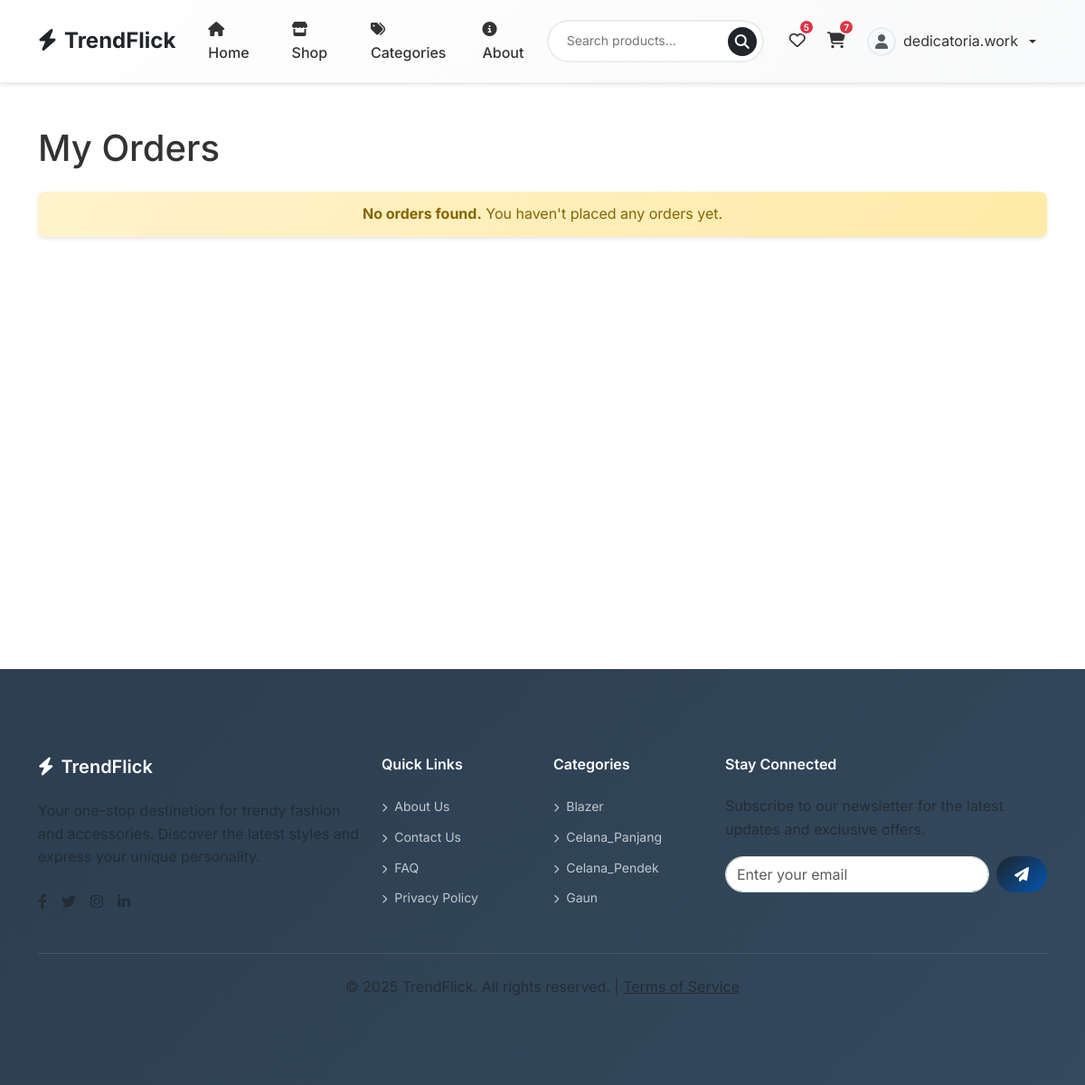
The page /users/orders/ (signed in) on the database as committed earlier.
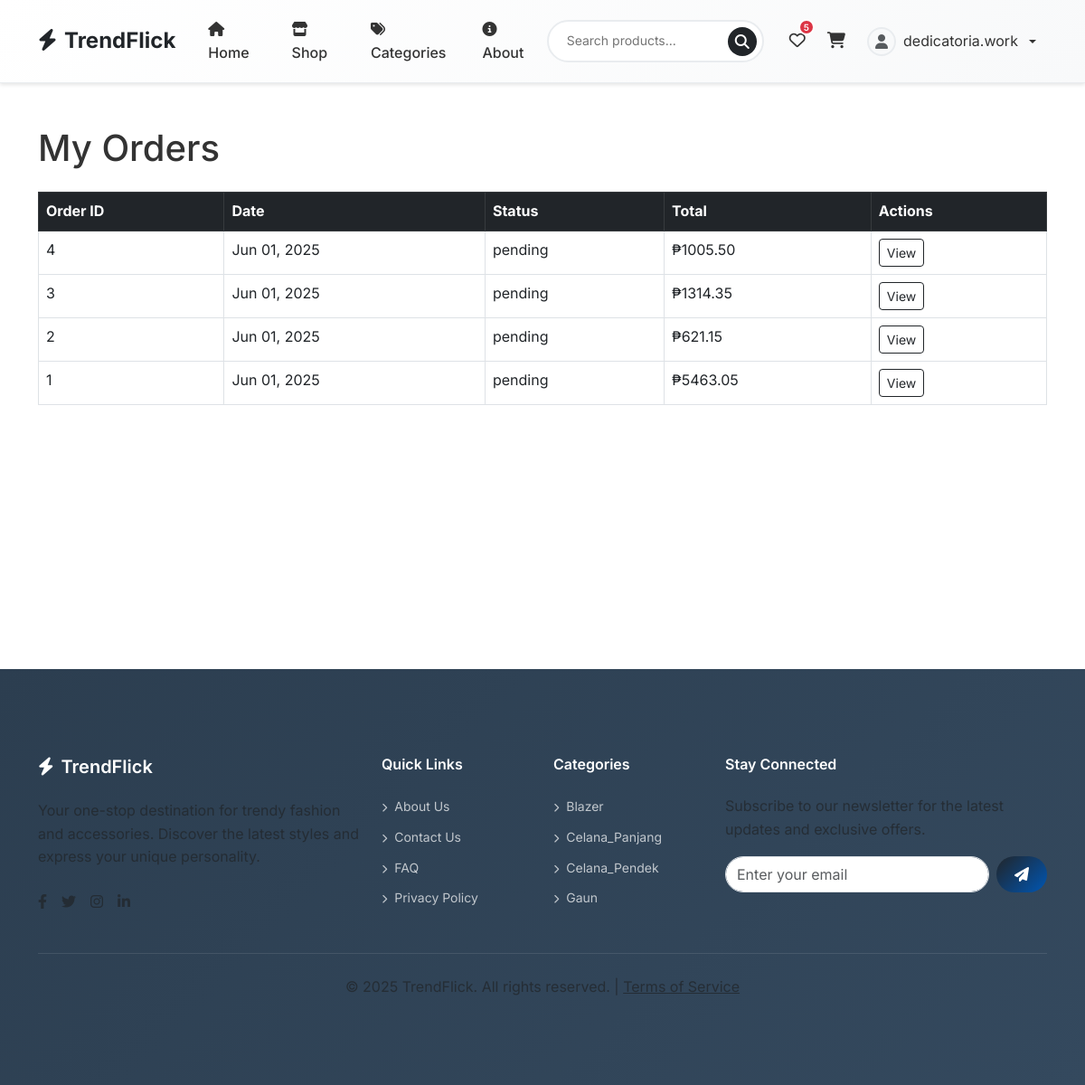
The same page on the database as committed later.
### products/models.py (models this page shows, shortened)
class Category(models.Model):
    name = models.CharField(max_length=100, unique=True)
    slug = models.SlugField(unique=True)
    image = models.ImageField(upload_to='categories/', null=True, blank=True)
    class Meta:
        verbose_name_plural = "categories"

### orders/models.py (models this page shows, shortened)
class Order(models.Model):
    STATUS_CHOICES = [
        ('pending', 'Pending'),
        ('processing', 'Processing'),
        ('shipped', 'Shipped'),
        ('delivered', 'Delivered'),
        ('cancelled', 'Cancelled'),
    ]
    PAYMENT_METHOD_CHOICES = [
        ('cod', 'Cash on Delivery'),
        ('card', 'Credit/Debit Card'),
        ('paypal', 'PayPal'),
        ('bank', 'Bank Transfer'),
        ('gcash', 'GCash'),
    ]
    user = models.ForeignKey(User, on_delete=models.CASCADE)
    status = models.CharField(max_length=20, choices=STATUS_CHOICES, default='pending')
    shipping_address = models.TextField()
    phone = models.CharField(max_length=20)
    email = models.EmailField()
    subtotal = models.DecimalField(max_digits=10, decimal_places=2)
    discount = models.DecimalField(max_digits=10, decimal_places=2, default=0)
    shipping_cost = models.DecimalField(max_digits=10, decimal_places=2, default=Decimal('10.00'))
    total = models.DecimalField(max_digits=10, decimal_places=2)
    tracking_number = models.CharField(max_length=100, blank=True)
    notes = models.TextField(blank=True)
    payment_method = models.CharField(max_length=20, choices=PAYMENT_METHOD_CHOICES, default='cod')  # <-- NEW
    created_at = models.DateTimeField(auto_now_add=True)
    updated_at = models.DateTimeField(auto_now=True)
    promo_code = models.ForeignKey(PromoCode, null=True, blank=True, on_delete=models.SET_NULL)
    address = models.ForeignKey(Address, on_delete=models.SET_NULL, null=True, blank=True)
    class Meta:
        ordering = ['-created_at']

### users/views.py (the view)
# urls.py: path('orders/', include('orders.urls')),
@login_required(login_url='users:login')
def orders(request):
    categories = Category.objects.all()[:4]
    orders = Order.objects.filter(user=request.user).order_by('-created_at')
    return render(request, 'orders/orders.html', {'orders': orders, 'categories': categories,})

### core/context_processors.py (called while the page is built)
def navbar_counts(request):
    wishlist_count = 0
    cart_count = 0
    if request.user.is_authenticated:
        print("NAVBAR CONTEXT PROCESSOR CALLED")
        wishlist, _ = Wishlist.objects.get_or_create(user=request.user)
        wishlist_count = wishlist.products.count()
        cart = Cart.objects.filter(user=request.user).first()
        if cart:
            cart_count = cart.items.count()
    print(f"wishlist_count={wishlist_count}, cart_count={cart_count}")
    return {
        'wishlist_count': wishlist_count,
        'cart_count': cart_count,
    }

### templates/orders/orders.html (shortened to what this page needs)
{% extends "base.html" %}
{% block content %}
<div class="container mt-5">
    <h1 class="mb-4">My Orders</h1>
    {% if orders %}
        <div class="table-responsive">
            <table class="table table-bordered">
                <thead class="table-dark">
                    <tr>
                        <th>Order ID</th>
                        <th>Date</th>
                        <th>Status</th>
                        <th>Total</th>
                        <th>Actions</th>
                    </tr>
                </thead>
                <tbody>
                    {% for order in orders %}
                        <tr>
                            <td>{{ order.id }}</td>
                            <td>{{ order.created_at|date:"M d, Y" }}</td>
                            <td>{{ order.status }}</td>
                            <td>₱{{ order.total }}</td>
                            <td>
                                <a href="{% url 'orders:order_detail' order.id %}" class="btn btn-sm btn-outline-dark">View</a>
                            </td>
                        </tr>
                    {% endfor %}
                </tbody>
            </table>
        </div>
    {% else %}
        <div class="alert alert-warning text-center" role="alert">
            <strong>No orders found.</strong> You haven't placed any orders yet.
        </div>
    {% endif %}
</div>
{% endblock %}

### templates/base.html (shortened to what this page needs)
{% load static %}
<!DOCTYPE html>
<html lang="en">
<head>
    <link href="https://cdn.jsdelivr.net/npm/bootstrap@5.3.0/dist/css/bootstrap.min.css" rel="stylesheet">
    <link href="https://cdnjs.cloudflare.com/ajax/libs/font-awesome/6.4.0/css/all.min.css" rel="stylesheet">
    <link href="{% static 'css/styles.css' %}" rel="stylesheet">
</head>
<body>
    <nav class="navbar navbar-expand-lg navbar-custom">
        <div class="container">
            <a class="navbar-brand" href="{% url 'core:home' %}">
                <i class="fas fa-bolt me-2"></i>TrendFlick
            </a>
            <div class="collapse navbar-collapse" id="navbarNav">
                <ul class="navbar-nav me-auto">
                    <li class="nav-item">
                        <a class="nav-link" href="{% url 'core:home' %}">
                            <i class="fas fa-home me-1"></i>Home
                        </a>
                    </li>
                    <li class="nav-item">
                        <a class="nav-link" href="{% url 'products:all_product' 'all' %}">
                            <i class="fas fa-store me-1"></i>Shop
                        </a>
                    </li>
                    <li class="nav-item">
                        <a class="nav-link" href="{% url 'products:all_product' 'all' %}">
                            <i class="fas fa-tags me-1"></i>Categories
                        </a>
                    </li>
                    <li class="nav-item">
                        <a class="nav-link" href="{% url 'core:about' %}">
                            <i class="fas fa-info-circle me-1"></i>About
                        </a>
                    </li>
                </ul>
                <form class="search-form me-3" role="search" action="{% url 'products:search' %}" method="GET">
                    <input class="search-input" type="search" name="q" placeholder="Search products..." aria-label="Search">
                    <button class="search-btn" type="submit" aria-label="Search">
                        <i class="fas fa-search"></i>
                    </button>
                </form>
                <div class="d-flex align-items-center">
                    {% if user.is_authenticated %}
                        <a href="{% url 'users:wishlist' %}" class="nav-icon-btn" title="Wishlist">
                            <i class="far fa-heart"></i>
                            {% if wishlist_count > 0 %}
                                <span class="badge-counter">{{ wishlist_count }}</span>
                            {% endif %}
                        </a>
                        <a href="{% url 'orders:cart' %}" class="nav-icon-btn" title="Shopping Cart">
                            <i class="fas fa-shopping-cart"></i>
                            {% if cart_count > 0 %}
                                <span class="badge-counter">{{ cart_count }}</span>
                            {% endif %}
                        </a>
                        <div class="dropdown">
                            <button class="user-dropdown dropdown-toggle" type="button" data-bs-toggle="dropdown" aria-expanded="false">
                                <div class="user-avatar">
                                    {% if user.profile.avatar %}
                                        <img src="{{ user.profile.avatar.url }}" alt="Avatar">
                                    {% else %}
                                        <i class="fas fa-user text-muted"></i>
                                    {% endif %}
                                </div>
                                <span>{{ user.username }}</span>
                            </button>
                        </div>
                    {% endif %}
                </div>
            </div>
        </div>
    </nav>
    <main>
        {% block content %}{% endblock %}
    </main>
    <footer class="footer">
        <div class="container py-5">
            <div class="row">
                <div class="col-lg-4 col-md-6 mb-4 mb-lg-0">
                    <h5 class="mb-4">
                        <i class="fas fa-bolt me-2"></i>TrendFlick
                    </h5>
                    <p class="text-muted mb-4">Your one-stop destination for trendy fashion and accessories. Discover the latest styles and express your unique personality.</p>
                    <div class="d-flex gap-3">
                        <a href="#" class="text-muted" title="Facebook">
                            <i class="fab fa-facebook-f"></i>
                        </a>
                        <a href="#" class="text-muted" title="Twitter">
                            <i class="fab fa-twitter"></i>
                        </a>
                        <a href="#" class="text-muted" title="Instagram">
                            <i class="fab fa-instagram"></i>
                        </a>
                        <a href="#" class="text-muted" title="LinkedIn">
                            <i class="fab fa-linkedin-in"></i>
                        </a>
                    </div>
                </div>
                <div class="col-lg-2 col-md-6 mb-4 mb-lg-0">
                    <h6 class="mb-4">Quick Links</h6>
                    <ul class="footer-links">
                        <li class="mb-2">
                            <a href="{% url 'core:about' %}">
                                <i class="fas fa-chevron-right me-2" style="font-size: 10px;"></i>About Us
                            </a>
                        </li>
                        <li class="mb-2">
                            <a href="{% url 'core:about' %}">
                                <i class="fas fa-chevron-right me-2" style="font-size: 10px;"></i>Contact Us
                            </a>
                        </li>
                        <li class="mb-2">
                            <a href="#">
                                <i class="fas fa-chevron-right me-2" style="font-size: 10px;"></i>FAQ
                            </a>
                        </li>
                        <li class="mb-2">
                            <a href="#">
                                <i class="fas fa-chevron-right me-2" style="font-size: 10px;"></i>Privacy Policy
                            </a>
                        </li>
                    </ul>
                </div>
                <div class="col-lg-2 col-md-6 mb-4 mb-lg-0">
                    <h6 class="mb-4">Categories</h6>
                    <ul class="footer-links">
                        {% for category in categories|slice:":4" %}
                        <li class="mb-2">
                            <a href="{% url 'products:all_product' category.slug %}">
                                <i class="fas fa-chevron-right me-2" style="font-size: 10px;"></i>{{ category.name }}
                            </a>
                        </li>
                        {% endfor %}
                    </ul>
                </div>
                <div class="col-lg-4 col-md-6">
                    <h6 class="mb-4">Stay Connected</h6>
                    <p class="text-muted mb-3">Subscribe to our newsletter for the latest updates and exclusive offers.</p>
                    <form class="d-flex">
                        <input type="email" class="form-control me-2" placeholder="Enter your email" style="border-radius: 25px;">
                        <button class="btn btn-primary" type="submit" style="border-radius: 25px; padding: 8px 20px;">
                            <i class="fas fa-paper-plane"></i>
                        </button>
                    </form>
                </div>
            </div>
            <div class="footer-bottom text-center">
                <p class="text-muted mb-0">
                    &copy; {% now "Y" %} TrendFlick. All rights reserved. |
                    <a href="{% url 'core:privacy' %}" class="text-muted">Terms of Service</a>
                </p>
            </div>
        </div>
    </footer>
</body>
</html>

### static/css/styles.css (style rules this page uses)
:root { --primary-color: #212529; --secondary-color: #6c757d; --accent-color: #ffc107; --light-color: #f8f9fa; --dark-color: #333333; }
body { font-family: 'Inter', sans-serif; }
.navbar-brand { font-weight: 700; font-size: 1.5rem; }
.nav-link { font-weight: 500; }
footer { background-color: var(--dark-color); color: white; padding: 3rem 0; }
.footer-links { list-style: none; padding: 0; }
.footer-links li a { color: rgba(255,255,255,0.7); text-decoration: none; transition: color 0.2s ease; }

### templates/base.html (style rules this page uses)
:root { --primary-color: #007bff; --primary-dark: #0056b3; --secondary-color: #6c757d; --success-color: #28a745; --danger-color: #dc3545; --warning-color: #ffc107; --info-color: #17a2b8; --light-color: #f8f9fa; --dark-color: #212529; --border-color: #e9ecef; --shadow-sm: 0 2px 4px rgba(0,0,0,0.1); --shadow-md: 0 4px 20px rgba(0,0,0,0.08); --shadow-lg: 0 8px 32px rgba(0,0,0,0.12); --border-radius: 8px; --border-radius-lg: 12px; --transition: all 0.2s ease; }
* { box-sizing: border-box; }
body { font-family: 'Inter', -apple-system, BlinkMacSystemFont, 'Segoe UI', Roboto, sans-serif; line-height: 1.6; color: var(--dark-color); background-color: #ffffff; }
.navbar-custom { background: linear-gradient(135deg, #ffffff 0%, #f8f9fa 100%); border-bottom: 1px solid var(--border-color); box-shadow: var(--shadow-sm); padding: 12px 0; }
.navbar-brand { font-size: 28px; font-weight: 700; color: var(--primary-color) !important; text-decoration: none; transition: var(--transition); }
.navbar-nav .nav-link { color: var(--dark-color) !important; font-weight: 500; padding: 8px 16px !important; border-radius: var(--border-radius); transition: var(--transition); margin: 0 4px; }
.search-form { position: relative; max-width: 400px; }
.search-input { border: 2px solid var(--border-color); border-radius: 25px; padding: 10px 45px 10px 20px; font-size: 14px; transition: var(--transition); width: 100%; }
.search-btn { position: absolute; right: 8px; top: 50%; transform: translateY(-50%); background: var(--primary-color); border: none; border-radius: 50%; width: 32px; height: 32px; display: flex; align-items: center; justify-content: center; color: white; transition: var(--transition); }
.nav-icon-btn { background: none; border: none; color: var(--dark-color); font-size: 18px; padding: 8px; border-radius: var(--border-radius); transition: var(--transition); position: relative; margin: 0 4px; }
.badge-counter { position: absolute; top: -2px; right: -2px; background: var(--danger-color); color: white; border-radius: 50%; width: 18px; height: 18px; font-size: 10px; font-weight: 600; display: flex; align-items: center; justify-content: center; border: 2px solid white; }
.user-dropdown { background: none; border: none; color: var(--dark-color); padding: 6px 12px; border-radius: var(--border-radius); transition: var(--transition); display: flex; align-items: center; gap: 8px; }
.user-avatar { width: 32px; height: 32px; border-radius: 50%; background: var(--light-color); display: flex; align-items: center; justify-content: center; overflow: hidden; border: 2px solid var(--border-color); }
.btn-primary { background: linear-gradient(135deg, var(--primary-color) 0%, var(--primary-dark) 100%); border: none; }
.footer { background: linear-gradient(135deg, #2c3e50 0%, #34495e 100%); color: white; margin-top: auto; }
.footer h5, .footer h6 { color: white; font-weight: 600; }
.footer-links { list-style: none; padding: 0; }
.footer-links a { color: #bdc3c7; text-decoration: none; transition: var(--transition); font-size: 14px; }
.footer-bottom { border-top: 1px solid rgba(255,255,255,0.1); margin-top: 32px; padding-top: 24px; }
main { min-height: calc(100vh - 200px); }

Rows that differ between the two databases and show on the page:
added Order: id "4", created_at "Jun 01, 2025", status "pending", total "1005.50"
added Order: id "3", created_at "Jun 01, 2025", status "pending", total "1314.35"
added Order: id "2", created_at "Jun 01, 2025", status "pending", total "621.15"
added Order: id "1", created_at "Jun 01, 2025", status "pending", total "5463.05"
Other text that changed with them:
{{ cart_count }}: "7" → (not shown)
text no longer shown: "No orders found. You haven't placed any orders yet."
text now shown: "Order ID Date Status Total Actions"
